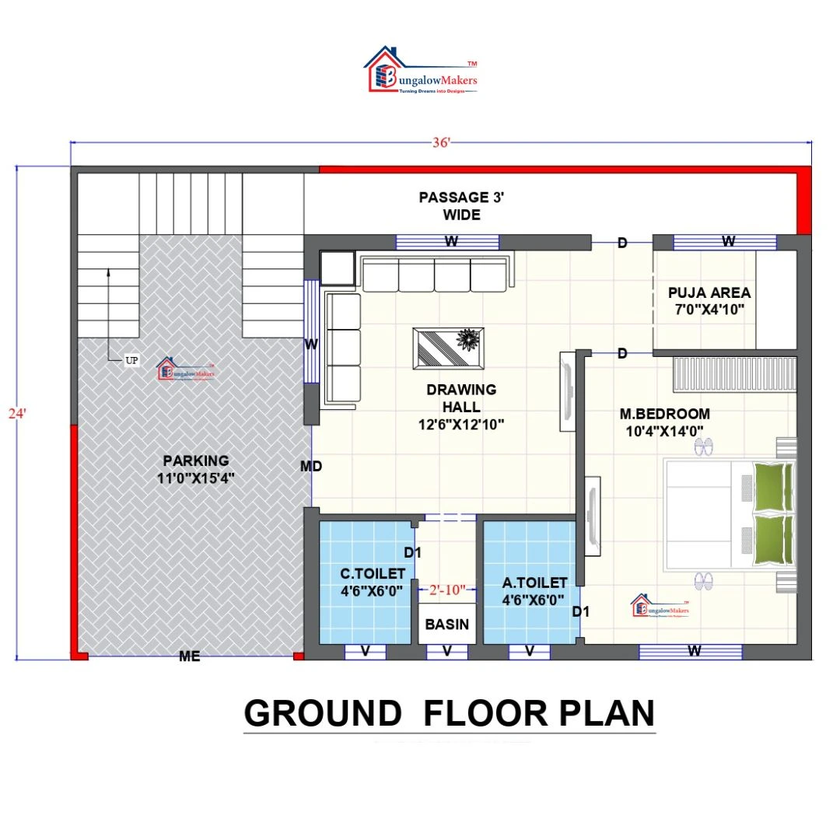
#> input picture core/test_blueprint.png, 840 x 840 px, shrunk from 1080 x 1080 before the run
$ python -i loader.py   (imports and definitions only)
#> lines starting #> are read from the running program, lines starting #| are printed output that depends on the picture; after the words box and inside, x2 and y2 are one past the last pixel; in counts of white or black regions, pixels touching at a corner belong together
import cv2
import os
import numpy as np
from typing import Dict


class BlueprintLoader:
    """
    Loads and preprocesses blueprint images.
    """

    def __init__(self):
        pass

    def load(self, image_path: str) -> Dict:
        """
        Load and preprocess blueprint.

        Returns:
            {
                "original": image,
                "gray": gray_image,
                "threshold": thresh_image,
                "edges": edge_image,
                "width": int,
                "height": int,
                "success": bool
            }
        """
#> called with image_path = '../test_blueprint.png'

        if not os.path.exists(image_path):
            raise FileNotFoundError(f"Blueprint not found: {image_path}")

        image = cv2.imread(image_path)
#> image is the input picture: shape (840, 840, 3); mean B, G, R 229.7, 230, 230.5

        if image is None:
            raise ValueError("Failed to load image. Unsupported format.")

        height, width = image.shape[:2]
#> height = 840; width = 840

        # Convert to grayscale
        gray = cv2.cvtColor(image, cv2.COLOR_BGR2GRAY)
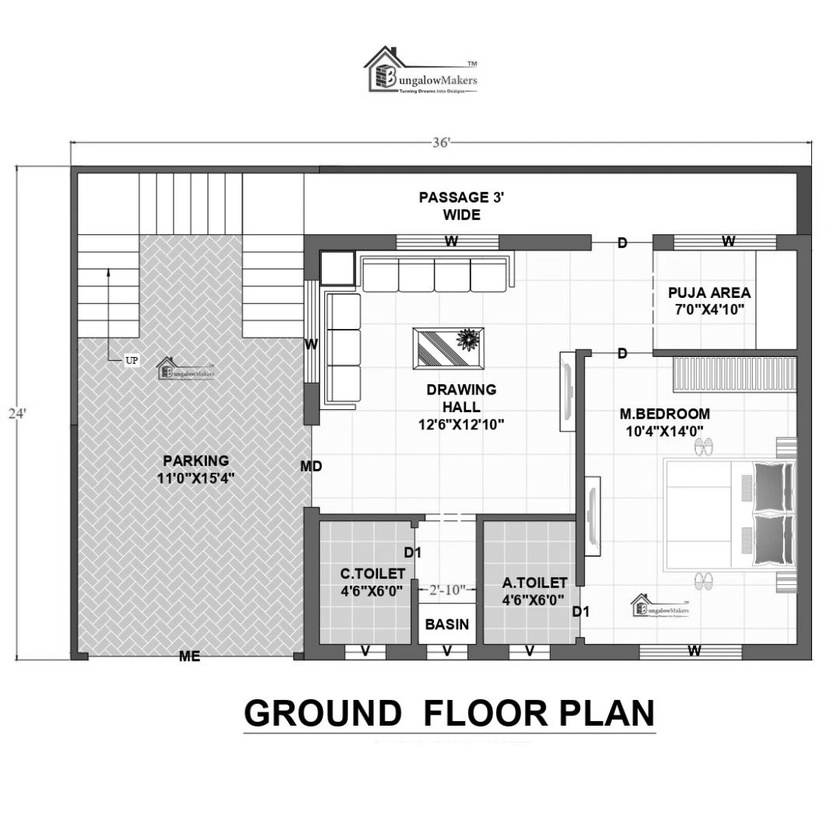
#> gray: shape (840, 840); min 0, max 255, mean 230.2

        # Adaptive threshold (good for blueprints)
        thresh = cv2.adaptiveThreshold(
            gray,
            255,
            cv2.ADAPTIVE_THRESH_MEAN_C,
            cv2.THRESH_BINARY_INV,
            11,
            2
        )
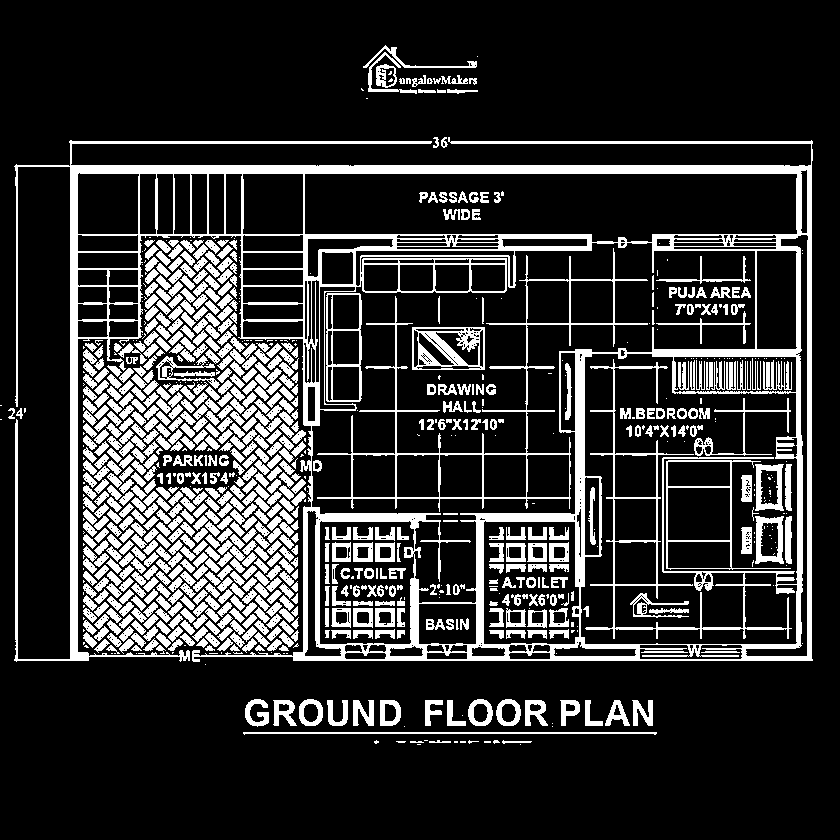
#> thresh: shape (840, 840); 19.1% white; 982 white regions (241 under 20 px), largest, box (x1, y1, x2, y2) and area: (14, 137, 813, 662) 51480, (317, 248, 648, 512) 4048, (412, 327, 485, 370) 1624

        # Edge detection
        edges = cv2.Canny(gray, 50, 150)
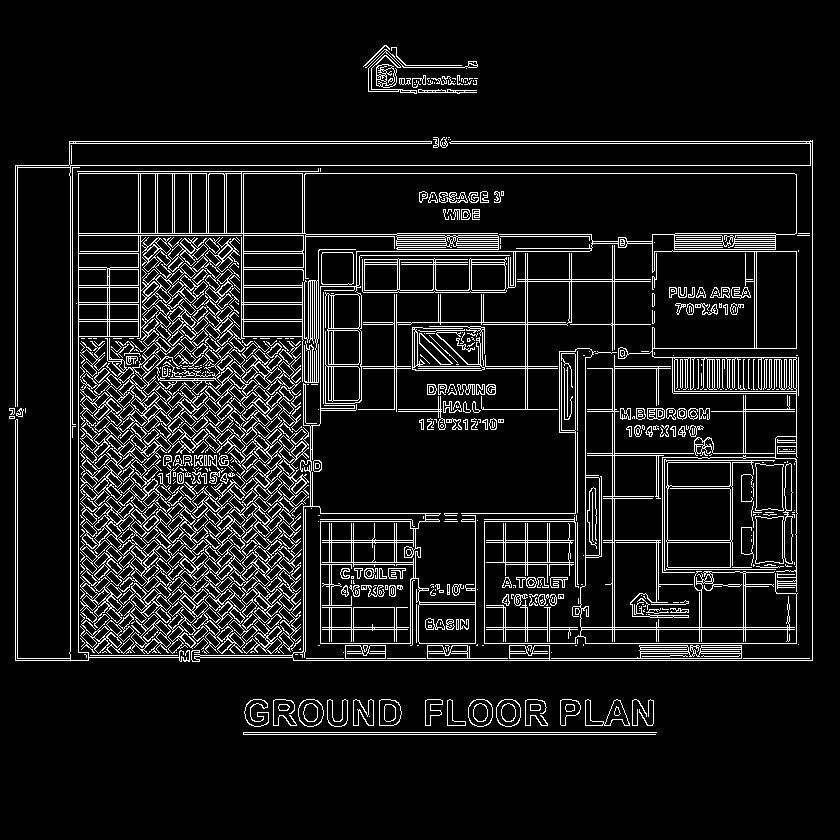
#> edges: shape (840, 840); 9.8% white in thin lines or dots, all inside (x1, y1, x2, y2) = (9, 45, 813, 735)

        return {
            "original": image,
            "gray": gray,
            "threshold": thresh,
            "edges": edges,
            "width": width,
            "height": height,
            "success": True
        }

>>> result = BlueprintLoader().load('../test_blueprint.png')
#> result = 7 items
